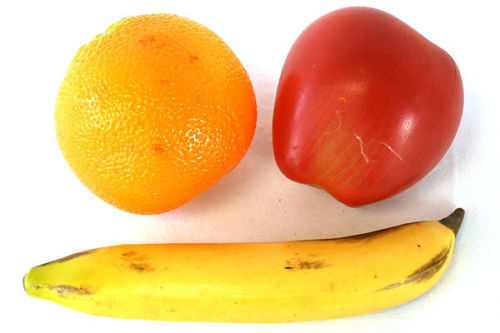
#> input picture examples/fruta.jpg, 500 x 333 px
$ jupyter execute prueba.ipynb
#> lines starting #> are read from the running program, lines starting #| are printed output that depends on the picture
# Mandale Fruta
## ¿Cómo reconocer objetos en imágenes?

[cell 1]
import matplotlib.pyplot as plt
import numpy as np
import skimage.io as skio


image = skio.imread('examples/fruta.jpg')
#> image is the input picture: shape (333, 500, 3); mean R, G, B 238.2, 188.3, 127.6

image=image/255
plt.imshow(image)
plt.show()

[cell 2]
imagen_negra = np.zeros((120,140),dtype='uint8')

plt.imshow(imagen_negra,cmap=plt.get_cmap('gray'))

imagen_blanca = np.ones((120,140))
imagen_blanca[1,1]=0
plt.figure()
plt.imshow(imagen_blanca,cmap=plt.get_cmap('gray'))

for i in range(120):
    imagen_blanca[i,5]=0


plt.figure()
plt.imshow(imagen_blanca,cmap=plt.get_cmap('gray'))
plt.show()
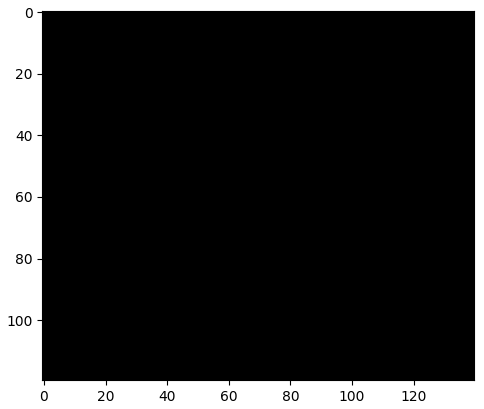
#> figure drawn by matplotlib, 1 panel
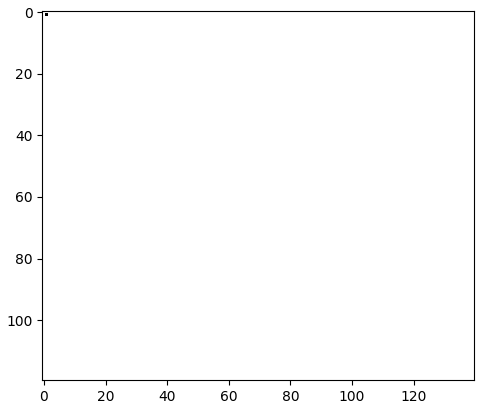
#> figure drawn by matplotlib, 1 panel
